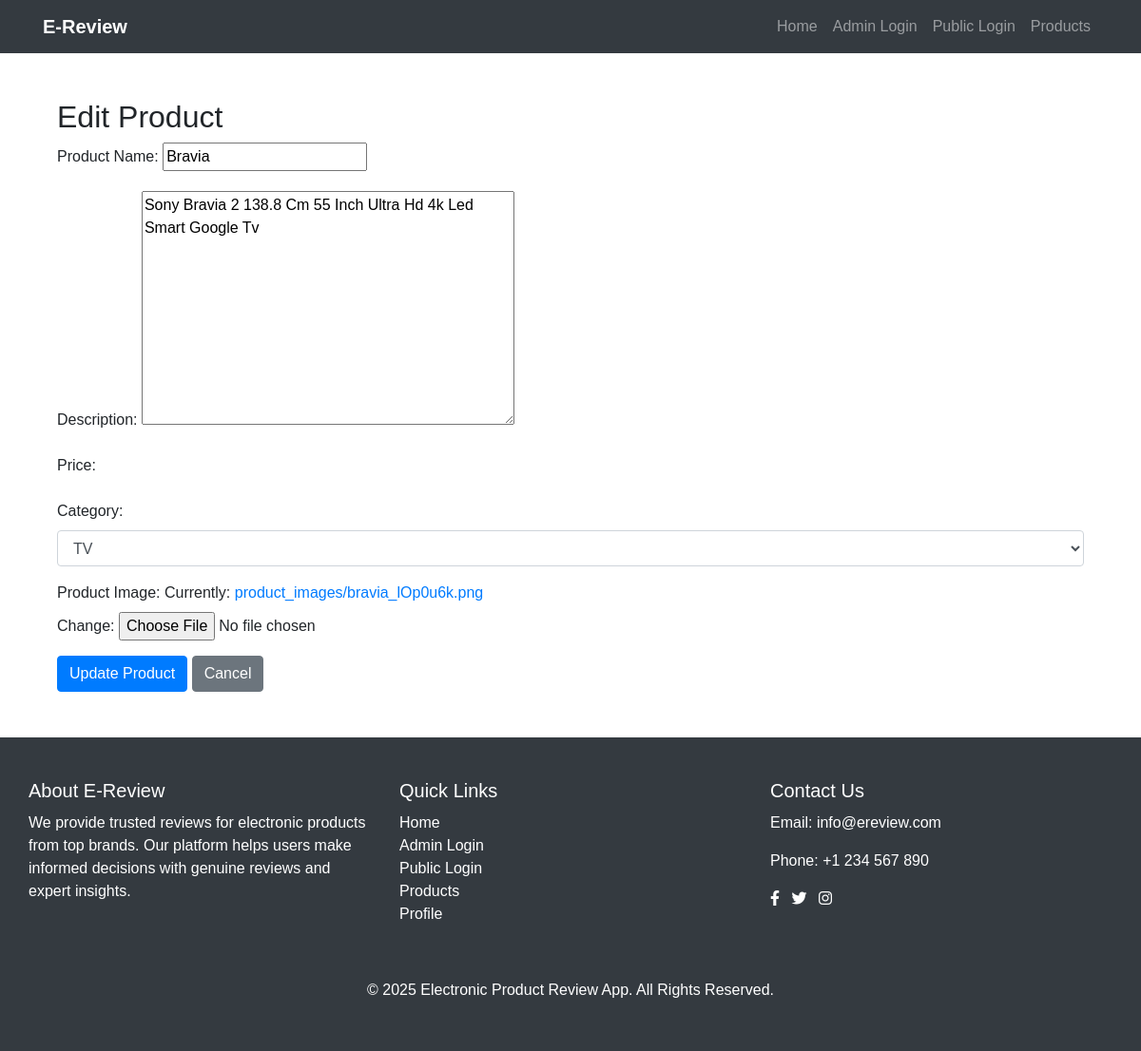
Before: /products/edit_product/5/ with the older database file.
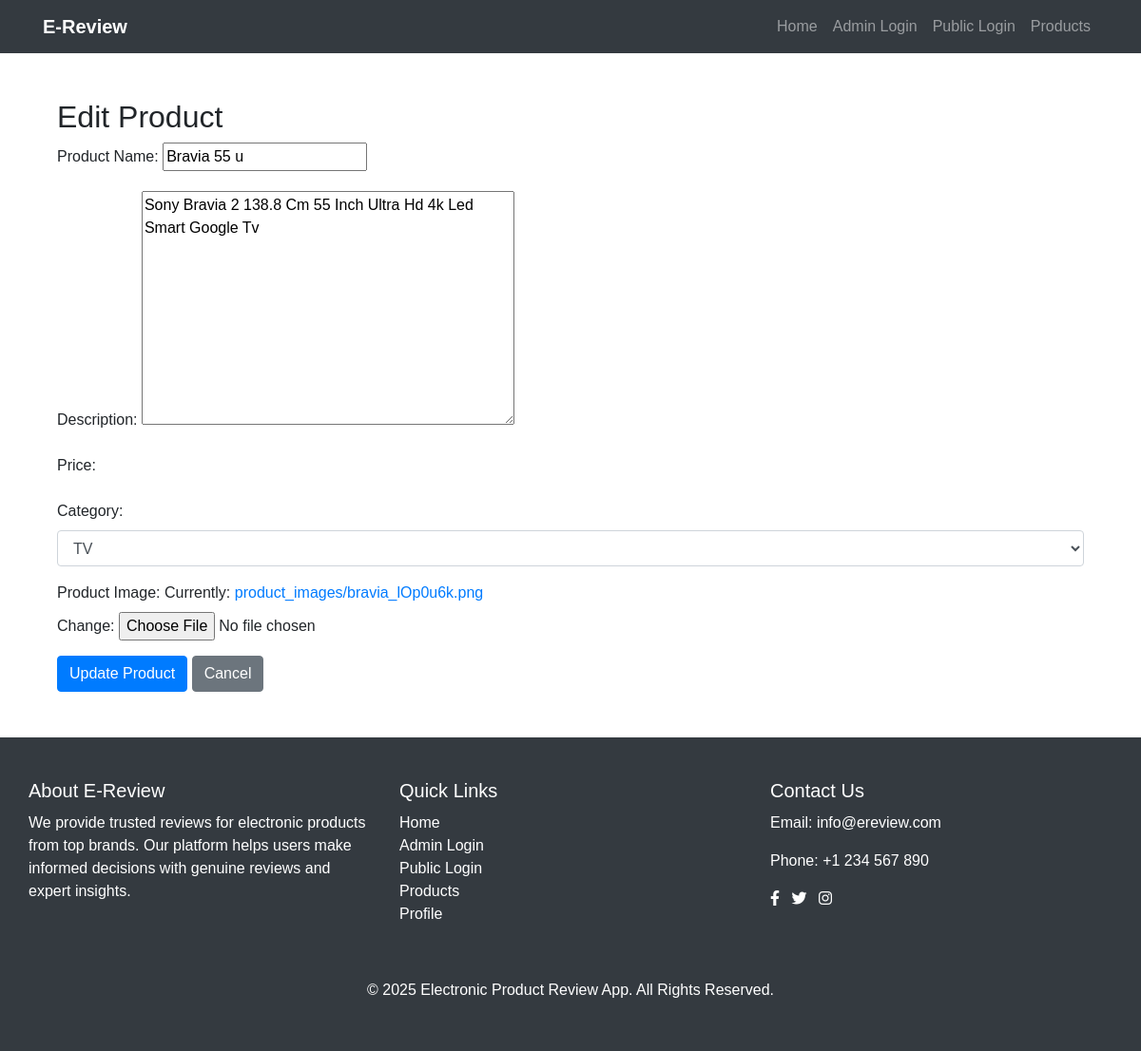
After: the same page with the newer database file.
### products/models.py (models this page shows, shortened)
class Product(models.Model):
    admin = models.ForeignKey(
        User,
        on_delete=models.CASCADE,
        related_name='products',
        null=True,
        blank=True
    )
    category = models.ForeignKey(Category, on_delete=models.CASCADE, related_name='products')
    name = models.CharField(max_length=200)
    description = models.TextField()
    image = models.ImageField(upload_to='product_images/', default='product_images/default.jpg')

### products/views.py (the view)
# urls.py: path('edit_product/<int:product_id>/', edit_product, name='edit_product'),
def edit_product(request, product_id):
    product = get_object_or_404(Product, id=product_id)
    if request.method == "POST":
        form = ProductForm(request.POST, instance=product)
        if form.is_valid():
            form.save()
            return redirect('admin_dashboard')  # Redirect after saving
    else:
        form = ProductForm(instance=product)
    return render(request, 'products/edit_product.html', {'form': form})

### products/forms.py
class ProductForm(forms.ModelForm):
    category = forms.ModelChoiceField(
        queryset=Category.objects.all(),
        empty_label='Select a category',
        widget=forms.Select(attrs={'class': 'form-control'}),
    )
    class Meta:
        model = Product
        fields = ['category', 'name', 'description', 'image']

### products/models.py (called while the page is built)
    def __str__(self):
        return self.name

### products/templates/products/edit_product.html (shortened to what this page needs)
{% extends 'base.html' %}
{% block content %}
<div class="container mt-5">
    <h2>Edit Product</h2>
    <form method="POST" enctype="multipart/form-data">
        <div class="form-group">
            <label for="id_name">Product Name:</label>
            {{ form.name }}
        </div>
        <div class="form-group">
            <label for="id_description">Description:</label>
            {{ form.description }}
        </div>
        <div class="form-group">
            <label for="id_price">Price:</label>
        </div>
        <div class="form-group">
            <label for="id_category">Category:</label>
            {{ form.category }}
        </div>
        <div class="form-group">
            <label for="id_image">Product Image:</label>
            {{ form.image }}
        </div>
        <button type="submit" class="btn btn-primary">Update Product</button>
        <a href="{% url 'admin_dashboard' %}" class="btn btn-secondary">Cancel</a>
    </form>
</div>
{% endblock %}

Changed rows visible on the page:
changed Product "Sony Bravia 2 138.8 Cm 55 Inch Ultra Hd 4k Led Smart Google Tv": name "Bravia" → "Bravia 55 u"
